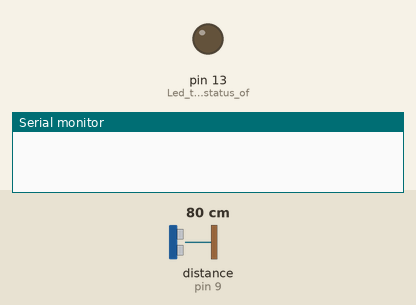
A sketch run on a simulated Arduino Uno, built with avr-gcc and run on an emulated ATmega328P. On the bench: output pins drawn as LEDs (lit = HIGH), the last lines printed to the serial monitor. Wiring (inferred from the names in the program): ultrasonic range finder: trigger pin 8; echo pin 9. Inputs (shaded band) come from the test bench; at power-on: distance to the obstacle (sensor on pin 9) 80 cm. The echo pulse lasts 58.3 µs per cm; pins used as bus, display or sensor lines are not drawn.

Above: at 1.2 s.
1.3 s: distance to the obstacle (sensor on pin 9) set to 7 cm
2.8 s: distance to the obstacle (sensor on pin 9) set to 4 cm
At 3.9 s:
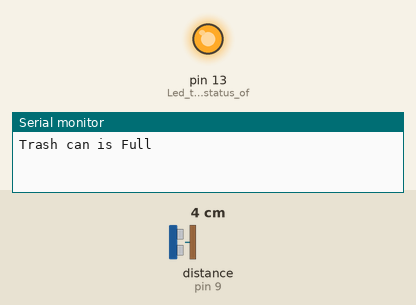
Timing chart, 0 to 5.8 s (numbered marks = the images above; inputs shaded):
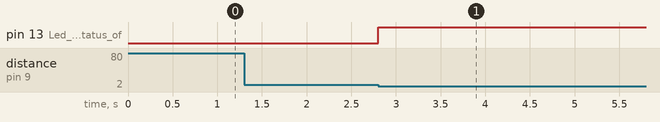

The sketch:

Garbage.ino
```cpp
#include <SoftwareSerial.h>         // including the library for the software serial

const int trigPin = 8;            // Making the arduino's pin 8 as the trig pin of ultrasonic sensor
const int echoPin = 9;            // Making the arduino's pin 9 as the echo pin of the ultrasonic sensor
// defining two variable for measuring the distance
long duration;
int distance;
char data;
#define TxD 0
#define RxD 1
SoftwareSerial BT(TxD, RxD);

void setup()
{

  pinMode(13,OUTPUT);         // Led to indicate status of trash can
  pinMode(trigPin, OUTPUT);   // Setting the trigPin as Output pin
  pinMode(echoPin, INPUT);    // Setting the echoPin as Input pin
  pinMode(TxD,OUTPUT);
  pinMode(RxD,INPUT);
  BT.begin(9600);
  Serial.begin(9600);

}

void loop()
{
digitalWrite(trigPin, LOW);           // Making the trigpin as low
delayMicroseconds(2);                 // delay of 2us
digitalWrite(trigPin, HIGH);          // making the trigpin high for 10us to send the signal
delayMicroseconds(10);
digitalWrite(trigPin, LOW);
duration = pulseIn(echoPin, HIGH);    // reading the echopin which will tell us that how much time the signal takes to come back
distance= duration*0.034/2;           // Calculating the distance and storing in the distance variable


       if (distance<5)
       {
        Serial.println("Trash can is Full");
        digitalWrite(13,HIGH);
         if(BT.available()>0){
                Serial.print("Trash is Full");
         }
        delay(5000);
          }

        else{
         // Serial.println  ("Trash can is Empty");
          digitalWrite(13,LOW);
        }


}
```

Measured:
- the behaviour switches between 6 and 5 cm on distance to the obstacle (sensor on pin 9) (found by bisection; images 0 and 1)
- after the input at 1.3 s, every drawn part: stays the same
- after the input at 2.8 s, pin 13 (Led_to_indicate_status_of): LOW → HIGH at once
